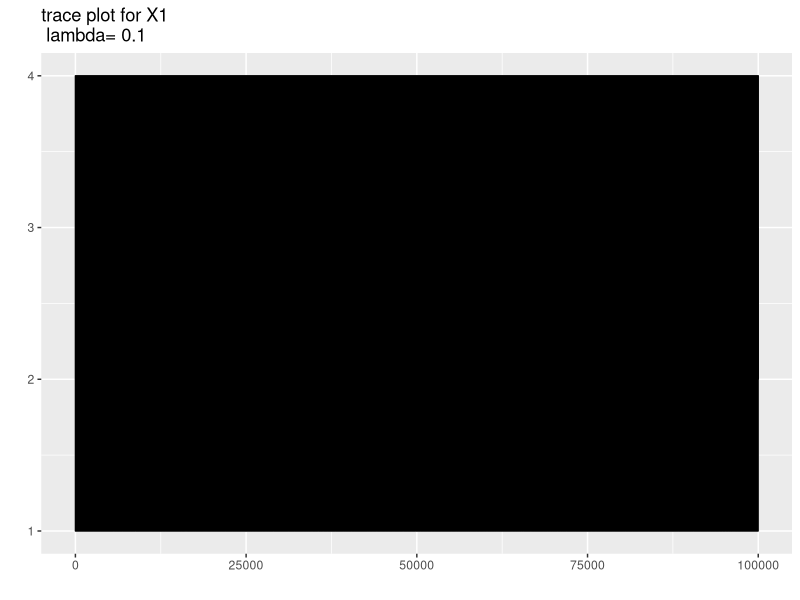
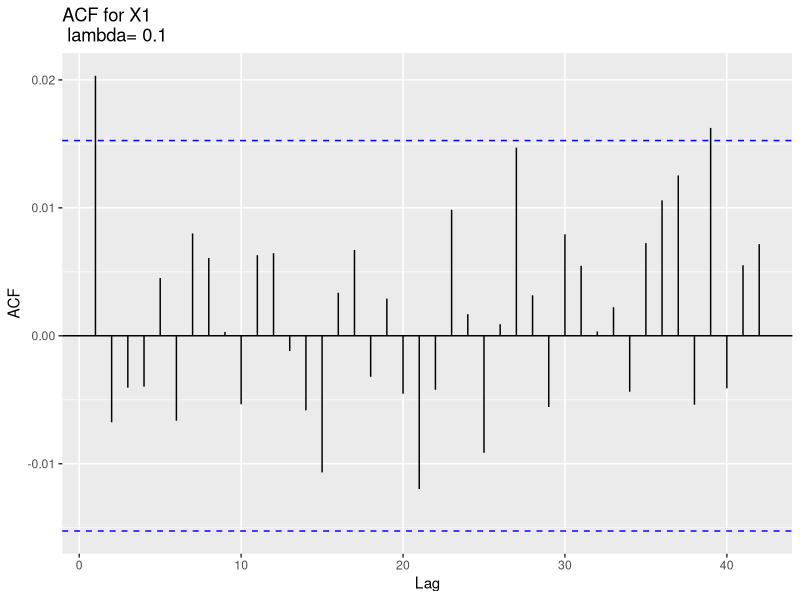

Write the R code that produced these figures, in order.
library(ggplot2)
library(mvtnorm)
library(gridExtra)
library(forecast)

# Définition de la densité PI(X)
pi_density <- function(x,lambda,x_etoiles){
  return(exp(-lambda*sum(x != x_etoiles)))
}

# Fonction qui permet d'inverser deux éléments d'une permutation
inverse_deux_elements <- function(X){
  indices = sample(1:length(X),2)
  temp = X[indices[1]]
  X[indices[1]] <- X[indices[2]]
  X[indices[2]] <- temp
  return(X)
}

# Fonction pour appliquer l'algo de Metropolis Hastings
pi_density_MCMC <- function(numSim, lambda, x_etoiles){
  X <-matrix(rep(sample(1:m,n),numSim),numSim,n,byrow = T)
  for (t in (1:(numSim-1))){
    Xprop=inverse_deux_elements(X[t,])
    
    if(runif(1) < min(1,pi_density(Xprop,lambda,x_etoiles)/pi_density(X[t,],lambda,x_etoiles))){
      X[t+1,]=Xprop
    }
    else{
      X[t+1,]=X[t,]
    }
  }
  return(X)
}

# Traiter le burn-in et les auto-corrélations (éventuellement à modif pour burn-in)

modif_metro <- function(x){
  x_temp <- x[1000:dim(x)[1],]
  resultat <- acf(x_temp,plot=F)
  indice <- which.max(as.integer(abs(resultat$acf)<=1.95/sqrt(resultat$n.used)))-1
  x_temp_acf <- x_temp[seq(1,dim(x_temp)[1],indice),]
  res <- vector("list",dim(x_temp_acf)[1])
  for(i in 1:dim(x_temp_acf)[1]){
    val <- c()
    for(j in 1:dim(x_temp_acf)[2]){
      val <- c(val,x_temp_acf[i,j])
    }
    res[[i]] <- val
  }
  return(res)
}

# Fonction à utiliser qui renvoie un échantillon indépendant de N X_i qui suivent la loi PI(X) pour lambda et x_etoiles
# donnés

hamming <- function(N,lambda, x_etoiles, numSim = 10000){
  out <- pi_density_MCMC(numSim, lambda, x_etoiles)
  out_traite <- modif_metro(out)
  indices <- sample(1:length(out_traite),N)
  return(out_traite[indices])
}

#########
# TESTS #
#########

m <- 4
n <- 4
nSim=100000
x_etoiles = sample(1:m,n)
lambda=0.1
out_hamming <- hamming(n,lambda,x_etoiles,nSim)


# ACF de ce qu'on obtient
out <- pi_density_MCMC(nSim,lambda,x_etoiles)
x_temp <- out[1000:dim(out)[1],]
resultat <- acf(x_temp,plot=F)
indice <- which.max(as.integer(abs(resultat$acf)<=1.95/sqrt(resultat$n.used)))-1
x_temp_acf <- x_temp[seq(1,dim(x_temp)[1],indice),]


####################
# PLOT ACF / TRACE #
####################

plotTrace<-lapply(lambda,function(lambda){
  out<-pi_density_MCMC(nSim,lambda,x_etoiles);
  ggplot(as.data.frame(out))+
    geom_line(aes(x = (1:nSim),y=out[,1]))+
    labs(title=paste('trace plot for X1\n', 'lambda=',lambda),x='',y='')
}
)
plotACF<-lapply(lambda,function(lambda){
  out<-pi_density_MCMC(nSim,lambda,x_etoiles);
  ggAcf(x_temp_acf[,1])+
    labs(title=paste('ACF for X1\n','lambda=',lambda))
}
)
grid.arrange(grobs=plotTrace)
grid.arrange(grobs=plotACF)

